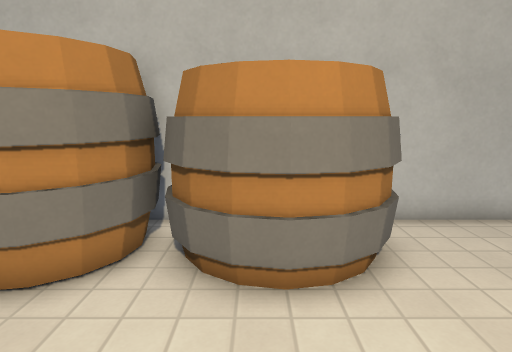
view 1 (above)

16 first-person views from a walk through a Godot game level. The camera is 1.4 m above the floor, tilts 10° down and sees 75° across. The floor is counted in squares, 0.5 m on a side. Each view is taken from the middle of a square. On the plan, view 1 faces up. The plan holds only what a view shows up to about 20 squares ahead; the rest is blank. The place goes on beyond the plan. Surface patterns are stand-ins for the level's own textures.

view 2
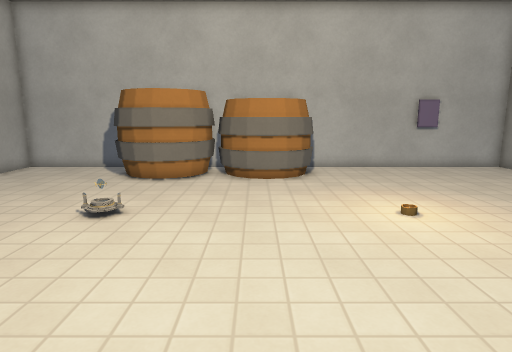

view 3
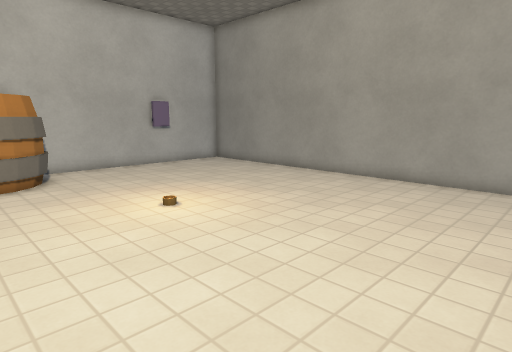

view 4
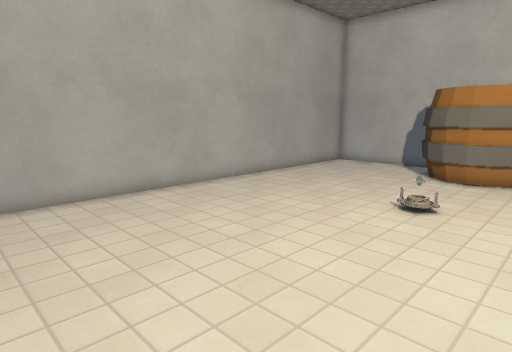

view 5
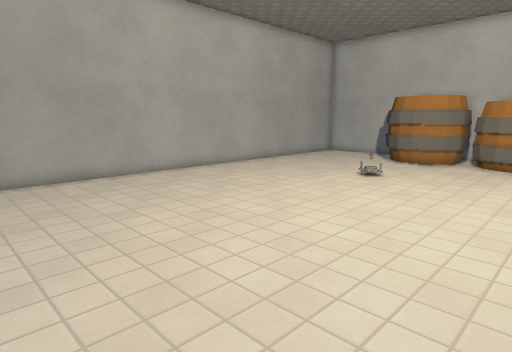

view 6
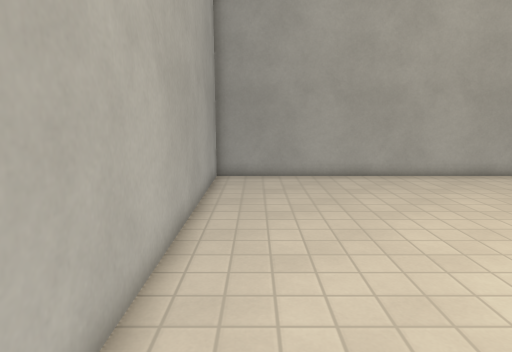

view 7
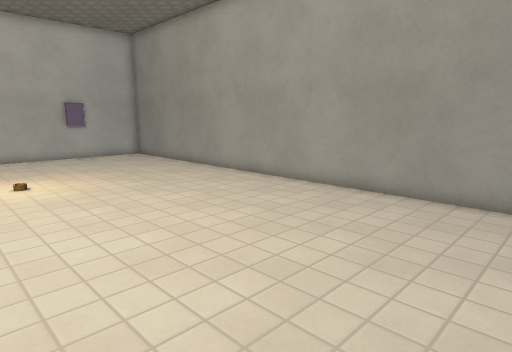

view 8
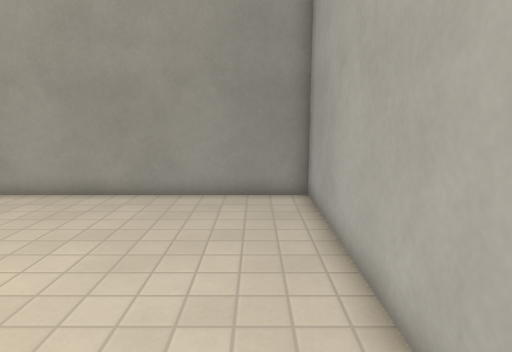

view 9
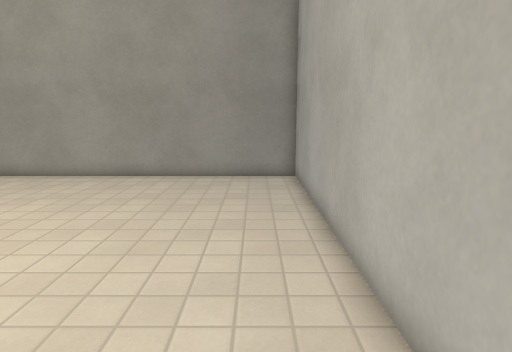

view 10
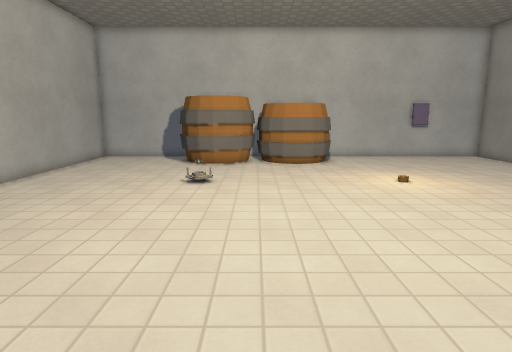

view 11
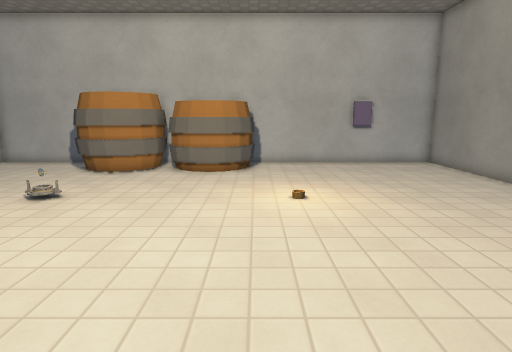

view 12
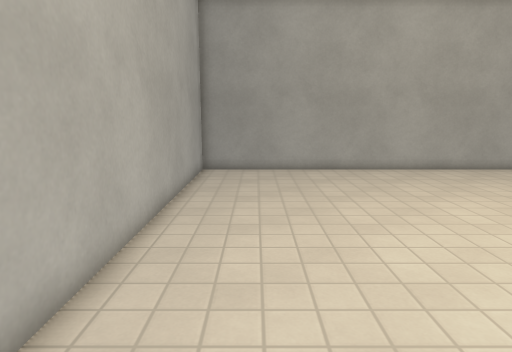

view 13
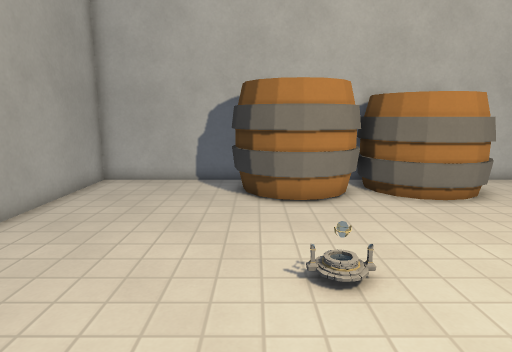

view 14
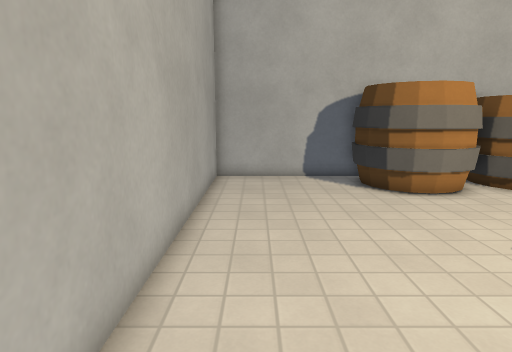

view 15
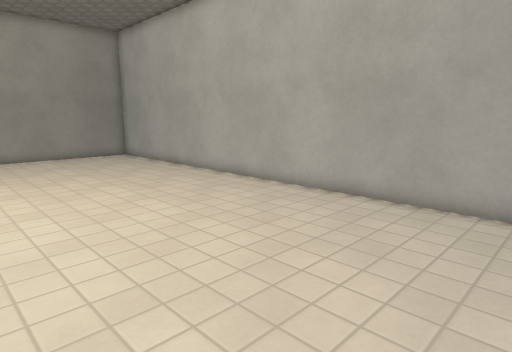

view 16
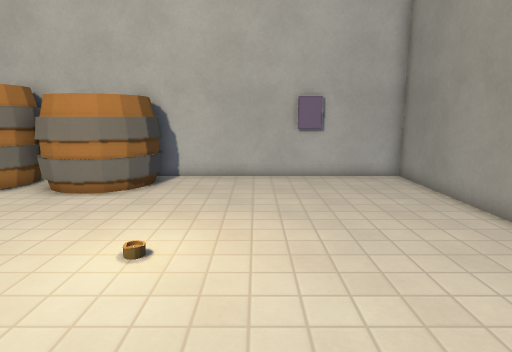

### Floor plan
Key: @ floor where view 1 was taken; # wall or solid block; . main floor; : floor 0.25 m higher than the main floor; B barrel.
Columns run from 13 left of view 1 to 14 right of it. Each row starts with its distance up from view 1.
  9 ########  ###  #############
  8 #.....BB  BBB   B..........#
  7 #.....B:  :BB  BB..........#
  6 #.....BB  BBB  BB..........#
  5 #......BBBB.BBBB...........#
  4 #..........................#
  3 #..........................#
  2 #..........................#
  1 #..........................#
  0 #............@.............#
 -1 #..........................#
 -2 #..........................#
 -3 #..........................#
 -4 #..........................#
 -5 #..........................#
 -6 #..........................#
 -7 #..........................#
 -8 #..........................#
 -9 #..........................#
-10 #..........................#
-11 #..........................#
-12 #..........................#
-13 #..........................#
-14 #..........................#
-15 #..........................#
-16 #..........................#
-17 #..........................#
-18 ############################

Positions as (right, up) in squares from view 1, and headings:
1: (0, 0), facing up
2: (0, -10), facing up
3: (-1, -10), facing up-right
4: (-1, -11), facing up-left
5: (3, -16), facing up-left
6: (3, -16), facing left
7: (2, -16), facing up-right
8: (2, -16), facing right
9: (-2, -16), facing right
10: (-2, -15), facing up
11: (3, -12), facing up
12: (5, -15), facing left
13: (-6, -6), facing up
14: (-11, -7), facing up
15: (-11, -7), facing down-right
16: (7, -7), facing up
